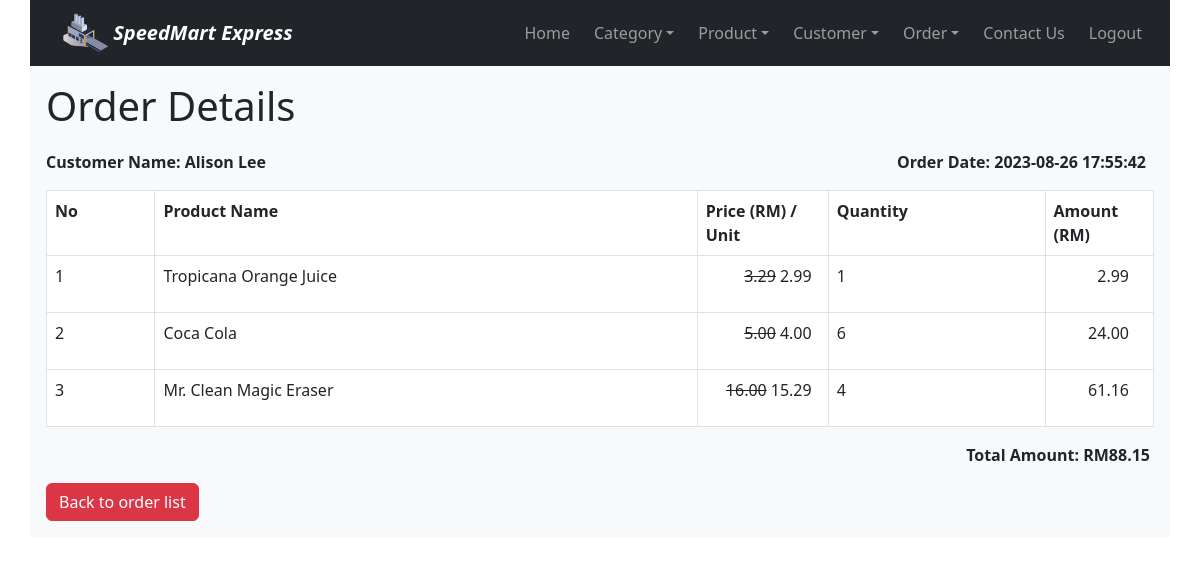
The app's page /order_details_read.php?id=46 (signed in) with its own data.
### tables this page shows
CREATE TABLE IF NOT EXISTS `customers` (
  `Customer_ID` int NOT NULL AUTO_INCREMENT,
  `username` varchar(20) NOT NULL,
  `password` varchar(200) NOT NULL,
  `firstname` varchar(30) NOT NULL,
  `lastname` varchar(30) NOT NULL,
  `gender` enum('Male','Female') NOT NULL,
  `birthdate` date NOT NULL,
  `email` varchar(50) NOT NULL,
  `registrationdatetime` datetime NOT NULL DEFAULT CURRENT_TIMESTAMP,
  `status` enum('Active','Inactive','Pending') NOT NULL DEFAULT 'Active',
  `profile_image` varchar(200) NOT NULL,
  PRIMARY KEY (`Customer_ID`),
  UNIQUE KEY `username` (`username`),
  UNIQUE KEY `email` (`email`)
);

CREATE TABLE IF NOT EXISTS `order_summary` (
  `Order_ID` int NOT NULL AUTO_INCREMENT,
  `Customer_ID` int NOT NULL,
  `order_date` datetime NOT NULL DEFAULT CURRENT_TIMESTAMP,
  `total_amount` double NOT NULL,
  PRIMARY KEY (`Order_ID`),
  KEY `Customer_ID` (`Customer_ID`)
);

CREATE TABLE IF NOT EXISTS `order_details` (
  `OrderDetail_ID` int NOT NULL AUTO_INCREMENT,
  `Order_ID` int NOT NULL,
  `Product_ID` int NOT NULL,
  `quantity` int NOT NULL,
  `price` double NOT NULL,
  `promotion_price` double NOT NULL,
  PRIMARY KEY (`OrderDetail_ID`),
  KEY `Order_ID` (`Order_ID`),
  KEY `Product_ID` (`Product_ID`)
);

CREATE TABLE IF NOT EXISTS `products` (
  `Product_ID` int NOT NULL AUTO_INCREMENT,
  `name` varchar(50) NOT NULL,
  `description` varchar(200) NOT NULL,
  `price` double NOT NULL,
  `promotion_price` double NOT NULL,
  `manufacture_date` date NOT NULL,
  `expired_date` date NOT NULL,
  `created` datetime NOT NULL,
  `modified` timestamp NOT NULL DEFAULT CURRENT_TIMESTAMP ON UPDATE CURRENT_TIMESTAMP,
  `Category_ID` int NOT NULL,
  `product_image` varchar(200) NOT NULL,
  PRIMARY KEY (`Product_ID`),
  KEY `Category_ID` (`Category_ID`)
);

### order_details_read.php (the view, shortened to what this page needs)
<!DOCTYPE HTML>
<html>
<head>
    <link href="https://cdn.jsdelivr.net/npm/bootstrap@5.3.0/dist/css/bootstrap.min.css" rel="stylesheet">
</head>
<body>
    <div class="container p-0 bg-light">
        <?php
            include 'menu/nav.php';
        ?>
        <div class="page-header p-3 pb-1">
            <h1>Order Details</h1>
        </div>
        <?php
        $id=isset($_GET['id']) ? $_GET['id'] : die('ERROR: Record ID not found.');
        include 'config/database.php';
        $query = "SELECT order_details.OrderDetail_ID, order_details.Order_ID, products.name, order_details.quantity, order_details.price, order_details.promotion_price FROM order_details INNER JOIN products ON order_details.Product_ID = products.Product_ID WHERE order_details.Order_ID =:id ORDER BY order_details.OrderDetail_ID ASC";
        $stmt = $con->prepare($query);
        $stmt->bindParam(":id", $id);
        $stmt->execute();
        $num = $stmt->rowCount();
        $subTotal = 0;
        $totalAmount = 0;
        $rowNumber = 1;
        $customerQuery = "SELECT order_summary.order_date, customers.firstname, customers.lastname FROM order_details INNER JOIN order_summary ON order_details.Order_ID = order_summary.Order_ID INNER JOIN customers ON order_summary.Customer_ID = customers.Customer_ID WHERE order_details.Order_ID = :id ORDER BY order_details.OrderDetail_ID ASC";
        $customerStmt = $con->prepare($customerQuery);
        $customerStmt->bindParam(":id", $id);
        $customerStmt->execute();
        $customerRow = $customerStmt->fetch(PDO::FETCH_ASSOC);
        $firstname = $customerRow['firstname'];
        $lastname = $customerRow['lastname'];
        $orderDateTime = $customerRow['order_date'];
        if($num > 0){
            echo "<div class='pt-2 d-flex justify-content-between'>";
                echo "<p class='ps-3'><strong>Customer Name: " . $firstname . " " . $lastname . "</strong></p>";
                echo "<p class='pe-4'><strong>Order Date: " . $orderDateTime . "</strong></p>";
            echo "</div>";
            echo "<div class='pt-0 p-3'>";
                echo "<table class='table table-hover table-responsive table-bordered'>";
                    echo "<tr>";
                        echo "<th class='col-1'>No</th>";
                        echo "<th class='col-5'>Product Name</th>";
                        echo "<th class='col-1'>Price (RM) / Unit</th>";
                        echo "<th class='col-2'>Quantity</th>";
                        echo "<th class='col-1'>Amount (RM)</th>";
                    echo "</tr>";
                    while ($row = $stmt->fetch(PDO::FETCH_ASSOC)){
                        extract($row);
                        if($promotion_price != 0){
                            $subTotal = $promotion_price * $quantity;
                            $totalAmount += $subTotal;
                        }else{
                            $subTotal = $price * $quantity;
                            $totalAmount += $subTotal;
                        }
                        echo "<tr>";
                            echo "<td>{$rowNumber}</td>";
                            echo "<td>{$name}</td>";
                            if ($promotion_price < $price && ($promotion_price != 0)){
                                echo"<td>
                                        <div class='d-flex justify-content-end'>
                                            <p class='text-decoration-line-through mx-1 mb-0'>" . number_format((float)$price, 2, '.', '') . "</p>
                                            <p class='me-2 mb-0'>" . number_format((float)$promotion_price, 2, '.', '') . "</p>
                                        </div>
                                    </td>";
                            }else{
                                echo"<td>
                                        <div class='d-flex justify-content-end'>
                                            <p class='mx-1 mb-0 me-2'>" . number_format((float)$price, 2, '.', '') . "</p>
                                        </div>
                                    </td>";
                            }
                            echo "<td>{$quantity}</td>";
                            echo"<td>
                                <div class='d-flex justify-content-end'>
                                    <p class='me-3'>" . number_format((float)$subTotal, 2, '.', '') . "</p>
                                </div>
                            </td>";
                        echo "</tr>";
                        $rowNumber++;
                    }
                echo "</table>";
                $formattedTotalAmount = number_format((float)$totalAmount, 2, '.', '');
                echo "<div class='d-flex justify-content-end py-0 pe-1'>";
                    echo "<p><strong>Total Amount: RM" . $formattedTotalAmount . "</strong></p>";
                echo "</div>";
                echo "<a href='order_read.php' class='btn btn-danger'>Back to order list</a>";
            echo "</div>";
        }else{
            echo '<div class="p-3">
                <div class="alert alert-danger">No records found.</div>
            </div>';
        }
        ?>
    </div>
</body>
</html>

### records on screen
customers: firstname "Alison", lastname "Lee"
order_summary: order_date "2023-08-26 17:55:42"
order_details: Product_ID.name "Tropicana Orange Juice", price "3.29", promotion_price "2.99", quantity "1"
order_details: Product_ID.name "Coca Cola", price "5.00", promotion_price "4.00", quantity "6", subTotal "24.00"
order_details: Product_ID.name "Mr. Clean Magic Eraser", price "16.00", promotion_price "15.29", quantity "4", subTotal "61.16"

### other values on screen
$formattedTotalAmount "88.15"
